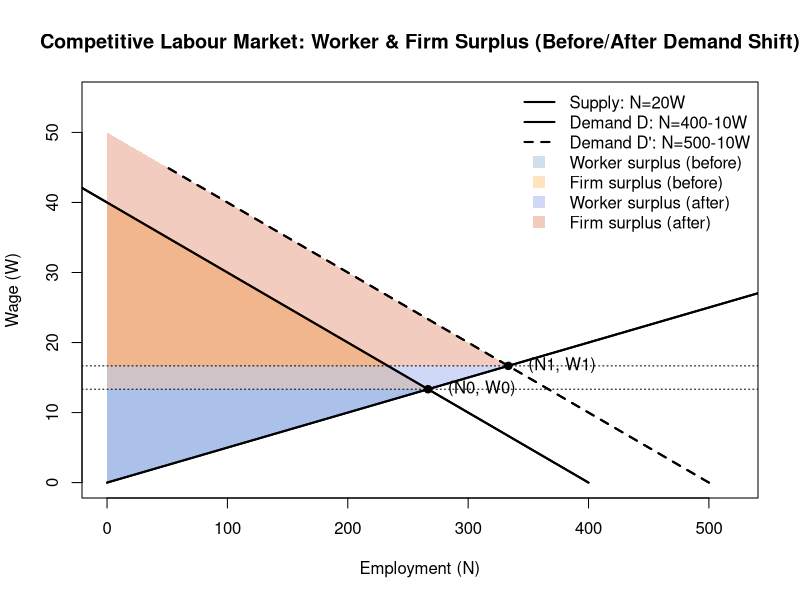
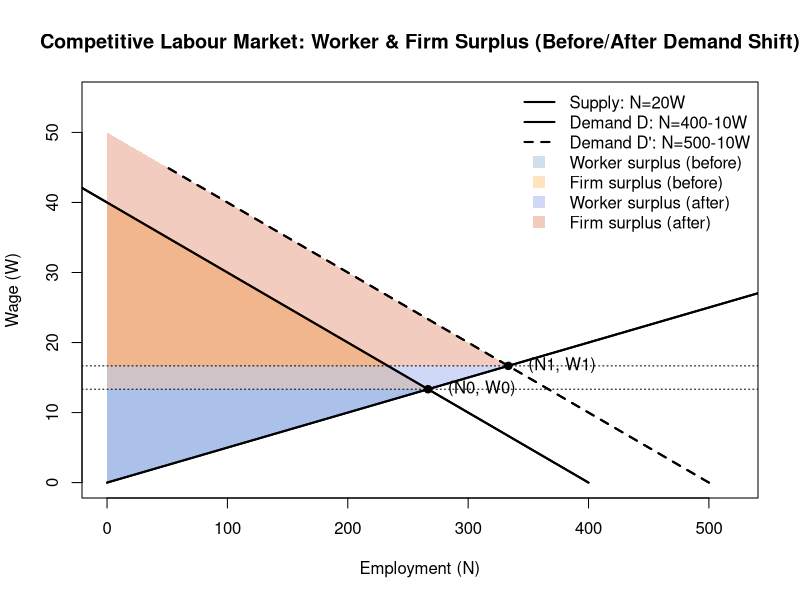

Write the R code that produced these figures, in order.
# =========================================
# Helper: draw to screen AND save to PNG
# =========================================
save_and_show <- function(filename, draw_fun,
                          width=1100, height=700, res=140) {
  
  # 1) Show in RStudio Plots pane (interactive sessions)
  draw_fun()
  invisible(dev.flush())  # helps some devices update
  
  # 2) Save to file (always works)
  png(filename = filename, width = width, height = height, res = res)
  draw_fun()
  dev.off()
}

# =========================================
# Problem 1: Competitive market + surplus shading
# =========================================
save_and_show("prob1_competitive_surplus_shaded.png", function() {
  
  W <- seq(0, 45, length.out = 400)
  Ns <- 20*W
  Nd0 <- 400 - 10*W
  Nd1 <- 500 - 10*W
  
  # Equilibria
  W0 <- 40/3; N0 <- 800/3
  W1 <- 50/3; N1 <- 1000/3
  
  # Inverse curves (W as a function of N)
  W_supply <- function(N) N/20
  W_d0     <- function(N) 40 - N/10
  W_d1     <- function(N) 50 - N/10
  
  # Semi-transparent colors
  ws0_col <- adjustcolor("steelblue",  alpha.f = 0.25)
  fs0_col <- adjustcolor("darkorange", alpha.f = 0.25)
  ws1_col <- adjustcolor("royalblue",  alpha.f = 0.25)
  fs1_col <- adjustcolor("orangered3", alpha.f = 0.25)
  
  # Base plot
  plot(Ns, W, type="l", lwd=2,
       xlab="Employment (N)", ylab="Wage (W)",
       xlim=c(0, 520), ylim=c(0, 55),
       main="Competitive Labour Market: Worker & Firm Surplus (Before/After Demand Shift)")
  
  lines(Nd0, W, lwd=2)
  lines(Nd1, W, lwd=2, lty=2)
  
  # Shade BEFORE
  N_grid0 <- seq(0, N0, length.out = 400)
  polygon(c(N_grid0, rev(N_grid0)),
          c(rep(W0, length(N_grid0)), rev(W_supply(N_grid0))),
          col = ws0_col, border = NA)
  polygon(c(N_grid0, rev(N_grid0)),
          c(W_d0(N_grid0), rep(W0, length(N_grid0))),
          col = fs0_col, border = NA)
  
  # Shade AFTER
  N_grid1 <- seq(0, N1, length.out = 400)
  polygon(c(N_grid1, rev(N_grid1)),
          c(rep(W1, length(N_grid1)), rev(W_supply(N_grid1))),
          col = ws1_col, border = NA)
  polygon(c(N_grid1, rev(N_grid1)),
          c(W_d1(N_grid1), rep(W1, length(N_grid1))),
          col = fs1_col, border = NA)
  
  # Redraw curves on top
  lines(Ns, W, lwd=2)
  lines(Nd0, W, lwd=2)
  lines(Nd1, W, lwd=2, lty=2)
  
  points(N0, W0, pch=19); text(N0, W0, "  (N0, W0)", pos=4)
  points(N1, W1, pch=19); text(N1, W1, "  (N1, W1)", pos=4)
  
  abline(h = W0, lty = 3)
  abline(h = W1, lty = 3)
  
  legend("topright",
         legend=c("Supply: N=20W",
                  "Demand D: N=400-10W",
                  "Demand D': N=500-10W",
                  "Worker surplus (before)",
                  "Firm surplus (before)",
                  "Worker surplus (after)",
                  "Firm surplus (after)"),
         lwd=c(2,2,2, NA, NA, NA, NA),
         lty=c(1,1,2, NA, NA, NA, NA),
         pch=c(NA, NA, NA, 15, 15, 15, 15),
         pt.cex=1.6,
         col=c("black","black","black",
               ws0_col, fs0_col, ws1_col, fs1_col),
         bty="n")
})
